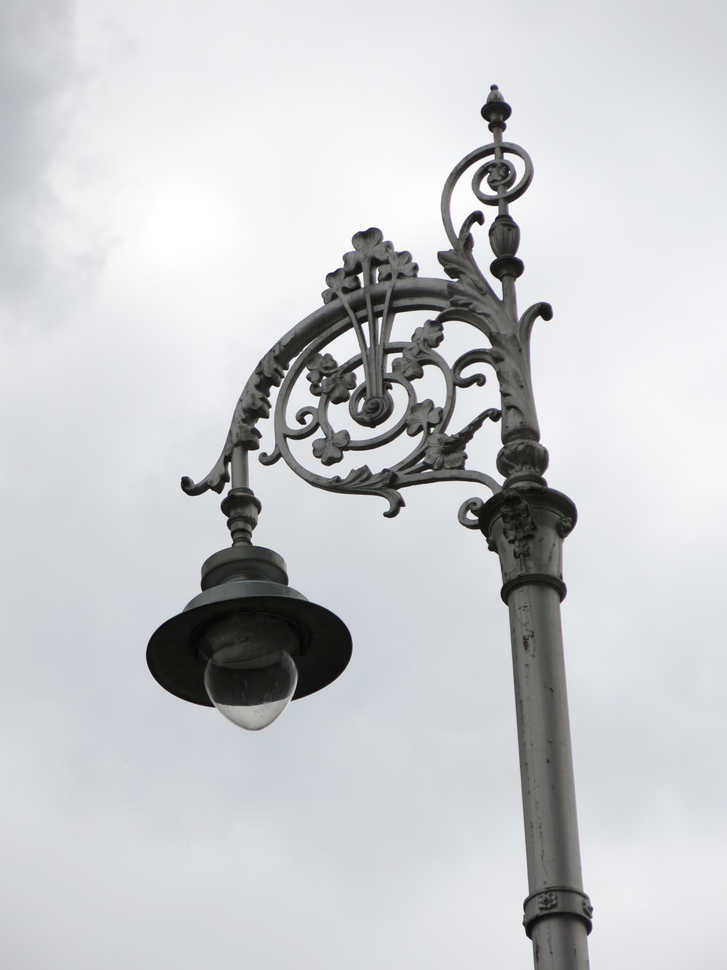
#> input picture images/lamp_dublin_1.png, 727 x 970 px, shrunk from 1200 x 1600 before the run
$ jupyter execute matrix_approximation_svd.ipynb
#> lines starting #> are read from the running program, lines starting #| are printed output that depends on the picture
# Matrix Approximation using the SVD

Source:

`Matrix Methods for Computational Modeling and Data Analytics` author: Mark Embree, Virginia Tech

Most of what is in this notebook is taken directly or adapted from chapter 6 `Matrix Approximation via the SVD` (see source above).

---

[cell 1]
# imports for numerical examples

import numpy as np
import cv2
import math
import matplotlib.pyplot as plt

---

## Introduction to matrix norms

**definition**

The norm a matrix $\mathbf{A}$ is the  maximum norm of the matrix / vector product $||\mathbf{A} \cdot \mathbf{x}|| \ : \ ||\mathbf{x}|| = 1$. The constraint $||\mathbf{x}|| = 1$ is necessary. Otherwise the matrix norm could grow arbitrary large just be scaling vector $\mathbf{x}$.

Before going further into the computation of the matrix norm the topic of the matrix norm of orthogonal matrices is addressed:

Let $\mathbf{Q}$ be a orthogonal matrix with orthonormal column vectors. The quadratic norm $||\mathbf{Q} \cdot \mathbf{x}||$ is computed:

$$\begin{gather}
||\mathbf{Q} \cdot \mathbf{x}||^2 = \mathbf{x}^T \cdot \mathbf{Q}^T \mathbf{Q} \cdot \mathbf{x} = \mathbf{x}^T \cdot \mathbf{x} =  ||\mathbf{x}||^2 \\
\to \\
||\mathbf{Q} \cdot \mathbf{x}|| = ||\mathbf{x}||
\end{gather}
$$

Thus premultiplication by an orthogonal matrix by some vector preserves the norm of the vector.

Now we revisit the matrix norm $||\mathbf{A} \cdot \mathbf{x}||$ by expressing $\mathbf{A}$ by its `SVD`.

$$\begin{gather}
||\mathbf{A} \cdot \mathbf{x}||^2 = \mathbf{x}^T \cdot \mathbf{A}^T \mathbf{A} \cdot \mathbf{x} =
\ = \mathbf{x}^T \cdot \left(\mathbf{U} \mathbf{\Sigma} \mathbf{V}^T \right) \cdot \mathbf{U} \mathbf{\Sigma} \mathbf{V}^T \cdot \mathbf{x}\\
\ = \mathbf{x}^T \cdot \mathbf{V} \mathbf{\Sigma} \mathbf{U}^T \mathbf{U} \mathbf{\Sigma} \mathbf{V}^T = \mathbf{x}^T \cdot \mathbf{V} \mathbf{\Sigma} \mathbf{\Sigma} \mathbf{V}^T \cdot \mathbf{x} = ||\mathbf{\Sigma} \mathbf{V}^T \cdot \mathbf{x} ||^2
\end{gather}
$$

Defining a new vector $\mathbf{y}$ by  $\mathbf{y} = \mathbf{V}^T \cdot \mathbf{x}$ it is shown that $||\mathbf{y}|| = ||\mathbf{x}||$.

$$\begin{gather}
||\mathbf{y}||^2 = \mathbf{y}^T \mathbf{y} = \mathbf{x}^T \cdot \mathbf{V} \mathbf{V}^T \cdot \mathbf{x} = \mathbf{x}^T \cdot \mathbf{x} = ||\mathbf{x}||^2 \\
\to \\
||\mathbf{y}|| = ||\mathbf{x}||
\end{gather}
$$

$$\begin{gather}
||\mathbf{A} \cdot \mathbf{x}||^2 = ||\mathbf{\Sigma} \cdot \mathbf{y} ||^2
\end{gather}
$$

$$\begin{gather}
||\mathbf{\Sigma} \cdot \mathbf{y} ||^2 = \sigma_1^2 \cdot |\mathbf{y}_1|^2 + \cdots + \sigma_r^2 \cdot |\mathbf{y}_r|^2
\ \le \sigma_1^2 \cdot \sum_{j=1}^r |\mathbf{y}_j|^2 = \sigma_1^2 \cdot ||\mathbf{y}||^2 = \sigma_1^2
\end{gather}
$$

Thus the matrix norm is the largest singular value:

$$
max \ ||\mathbf{A} \cdot \mathbf{x}|| = \sigma_1
$$

---

## Low rank approximations

The dyadic form of the `SVD`

$$
\mathbf{A} = \sum_{j=1}^r \sigma_j \cdot \mathbf{u}_j \cdot \mathbf{v}_j^T
$$

provides the idea of approximating a matrix. The `k` the approximation is defined as:

$$
\mathbf{A}_k = \sum_{j=1}^{k \ : k \le r} \sigma_j \cdot \mathbf{u}_j \cdot \mathbf{v}_j^T
$$

Accordingly the approximation error is defined as the difference

$$
\mathbf{A} - \mathbf{A}_k = \sum_{j=1}^r \sigma_j \cdot \mathbf{u}_j \cdot \mathbf{v}_j^T - \sum_{j=1}^k \sigma_j \cdot \mathbf{u}_j \cdot \mathbf{v}_j^T = \sum_{j=r+1}^r \sigma_j \cdot \mathbf{u}_j \cdot \mathbf{v}_j^T
$$

The import fact about approximate matrix $\mathbf{A}_k $ is that it is also the best possible rank `k` approximation. (no proof provided here).

Below is an example solved with `Numpy`. The matrix is chosen such as its `k=1` approximation is an excellent match for the original matrix.

---

[cell 2]
Amat = np.array([[2, 100], [0, 1]])
Umat, S, Vtmat = np.linalg.svd(Amat)

# and here is the approximation for k=1
Amat_k1 = Umat[:, 0:1] @ (S[0] * Vtmat[0:1, :])
Emat = Amat - Amat_k1

print(f"Amat         :\n{Amat}\n")
print(f"Umat         :\n{Umat}\n")
print(f"S            :\n{S}\n")
print(f"Vtmat        :\n{Vtmat}\n")
print(f"Amat_k1      :\n{Amat_k1}\n")
print(f"Emat (error) :\n{Emat}\n")

---

### Low rank approximation of an image

An image is loaded from a file and converted to a matrix with gray scale values.

The image is displayed.

The image is interpreted as a matrix of which the `SVD` is computed.

The singular values are displayed. It shows that of the 1200 singular values about only 100 singular values are expected to contribute to the matrix.

Several approximations to the original image are computed from a truncated `SVD`.

1) k = 4 singular values

2) k = 20 singular values

3) k = 50 singular values

4) k = 80 singular values

For k = 50 a fairly good approximation is obtained.

For k = 80 it is barely impossible to differentiate between the original image and its approximation.

---

[cell 3]
imgFile1 = "images/lamp_dublin_1.png"
img1 = cv2.imread(imgFile1, cv2.IMREAD_GRAYSCALE)
#> img1: shape (970, 727); min 4, max 255, mean 202.2

Nx1 = img1.shape[1]
#> Nx1 = 727
Ny1 = img1.shape[0]
#> Ny1 = 970
print(f"size of image: {img1.size} ; shape of image: {img1.shape}")
#| size of image: 705190 ; shape of image: (970, 727)

[cell 4]
fig1 = plt.figure(1, figsize=[6, 6])
ax_f11 = fig1.add_subplot(1, 1, 1)
# plot of image
ax_f11.imshow(img1, cmap='Greys_r' );

[cell 5]
# compute SVD

Umat_lamp, S_lamp, Vtmat_lamp = np.linalg.svd(img1)
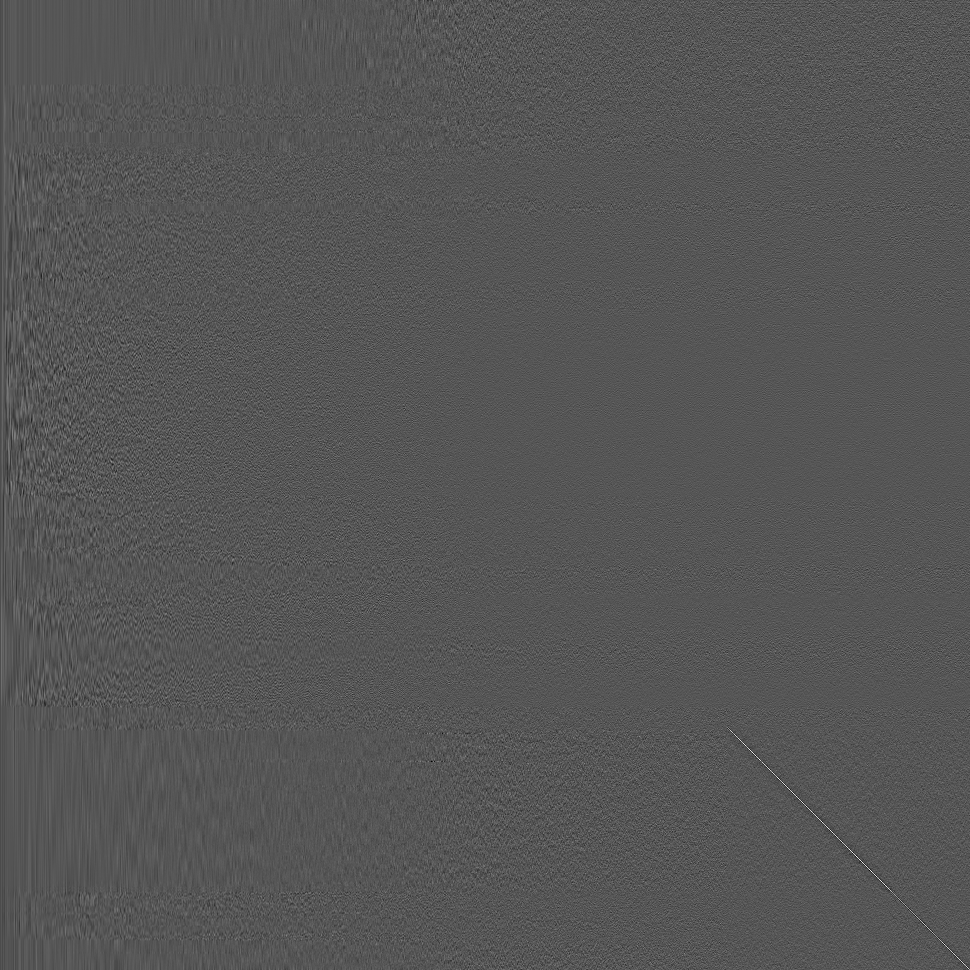
#> Umat_lamp: shape (970, 970) float64; min -0.279, max 0.545, mean -3.01e-05; drawn with min black and max white
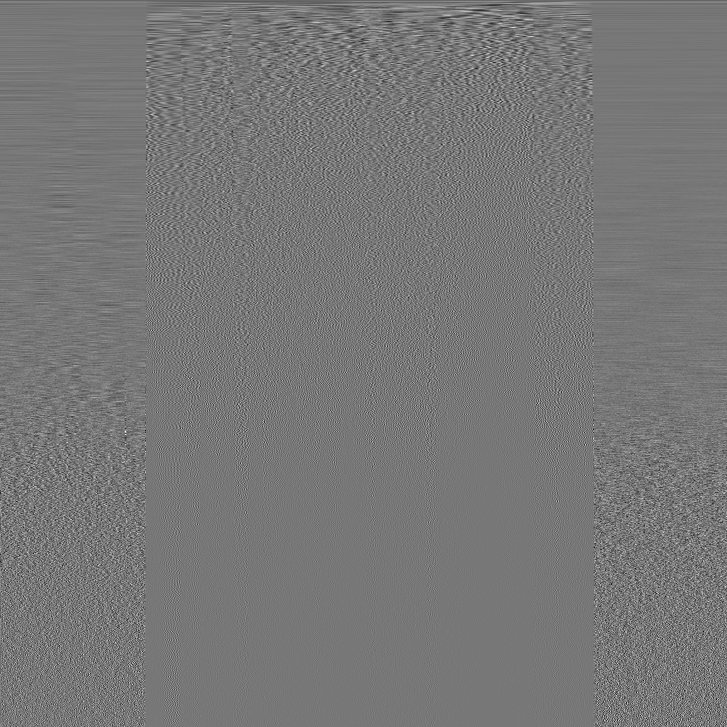
#> Vtmat_lamp: shape (727, 727) float64; min -0.281, max 0.318, mean -5.09e-05; drawn with min black and max white
#> S_lamp = 727 values, max 171736.8 at index 0, min 2.13 at index 726, mean 632.3

[cell 6]
print(f"Umat_lamp.shape   : {Umat_lamp.shape}")
#| Umat_lamp.shape   : (970, 970)
print(f"S_lamp.shape      : {S_lamp.shape}")
#| S_lamp.shape      : (727,)
print(f"Vtmat_lamp.shape  : {Vtmat_lamp.shape}")
#| Vtmat_lamp.shape  : (727, 727)

[cell 7]
# display singular values

fig2 = plt.figure(2, figsize=[9, 4])
ax_f21 = fig2.add_subplot(1, 1, 1)
ax_f21.grid(True)
# plot of image

ax_f21.semilogy(S_lamp)
ax_f21.set_xlabel('index')
ax_f21.set_title('singular values');
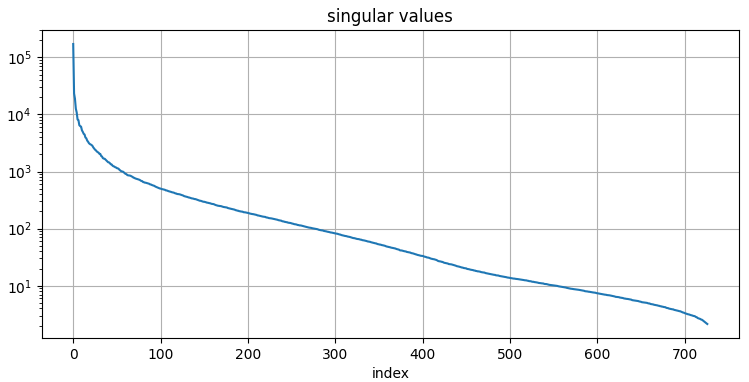
#> figure drawn by matplotlib, 1 panel; curve peaks at x = 0, y = 171736.8

[cell 8]
# compute approximations to the original image using truncated SVD

k = 4
Umat_lamp_k4 = np.zeros(img1.shape)
for m in range(k):
    Umat_lamp_k4 = Umat_lamp_k4 + S_lamp[m] * np.outer(Umat_lamp[:, m], Vtmat_lamp[m, :])
#> this loop made 4 passes
#> pass 1, `Umat_lamp_k4 = Umat_lamp_k4 + S_lamp[m] * np.outer(Umat_lamp[:, m], Vt..`:
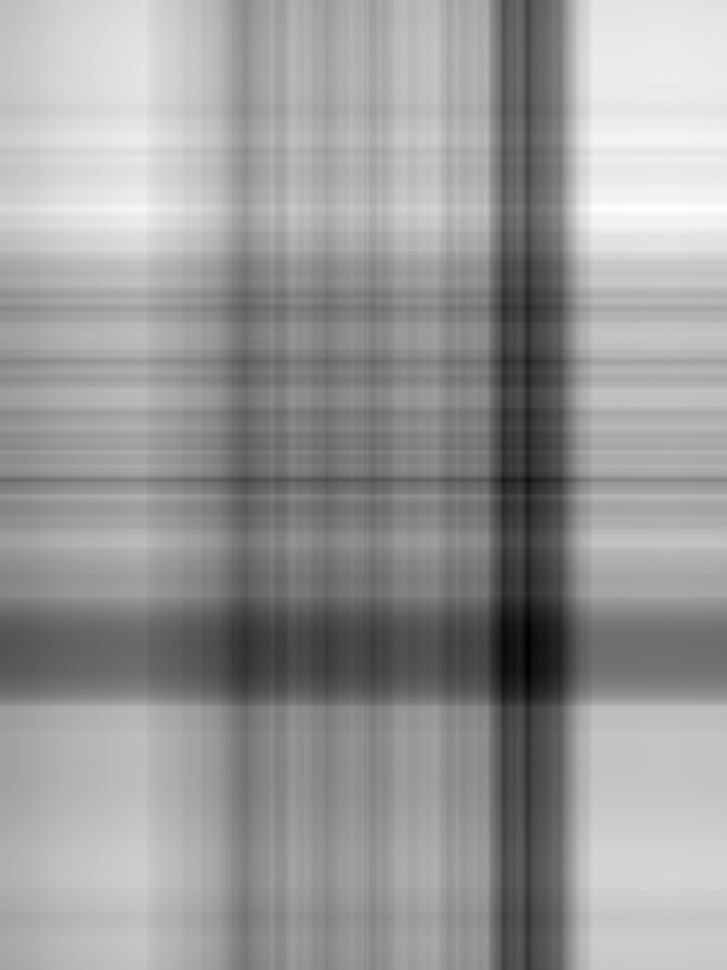
#> Umat_lamp_k4: shape (970, 727) float64; min 103.2, max 267.6, mean 202.4; drawn with min black and max white
#> after the loop:
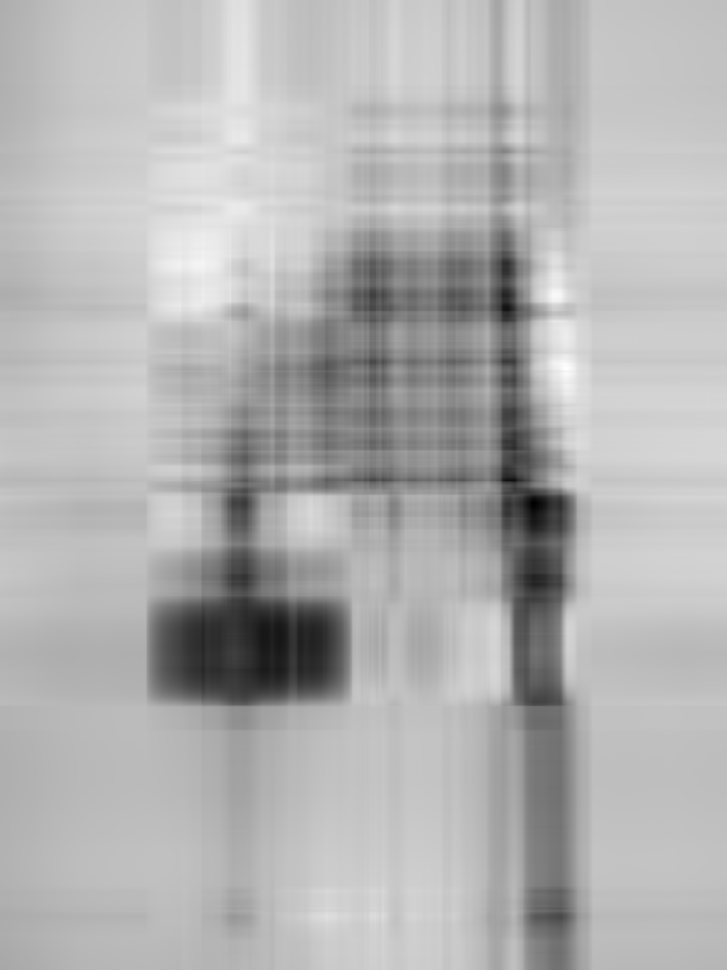
#> Umat_lamp_k4: shape (970, 727) float64; min -42.16, max 307.3, mean 202.3; drawn with min black and max white

k = 20
Umat_lamp_k20 = np.zeros(img1.shape)
for m in range(k):
    Umat_lamp_k20 = Umat_lamp_k20 + S_lamp[m] * np.outer(Umat_lamp[:, m], Vtmat_lamp[m, :])
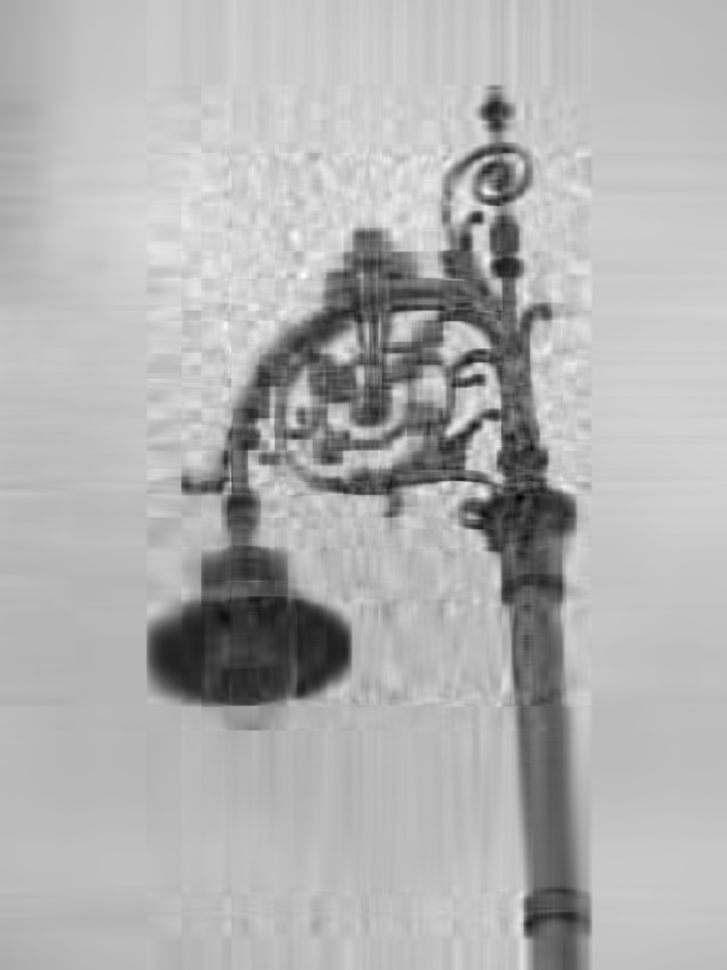
#> Umat_lamp_k20: shape (970, 727) float64; min -42.75, max 309.2, mean 202.2; drawn with min black and max white

k = 50
Umat_lamp_k50 = np.zeros(img1.shape)
for m in range(k):
    Umat_lamp_k50 = Umat_lamp_k50 + S_lamp[m] * np.outer(Umat_lamp[:, m], Vtmat_lamp[m, :])
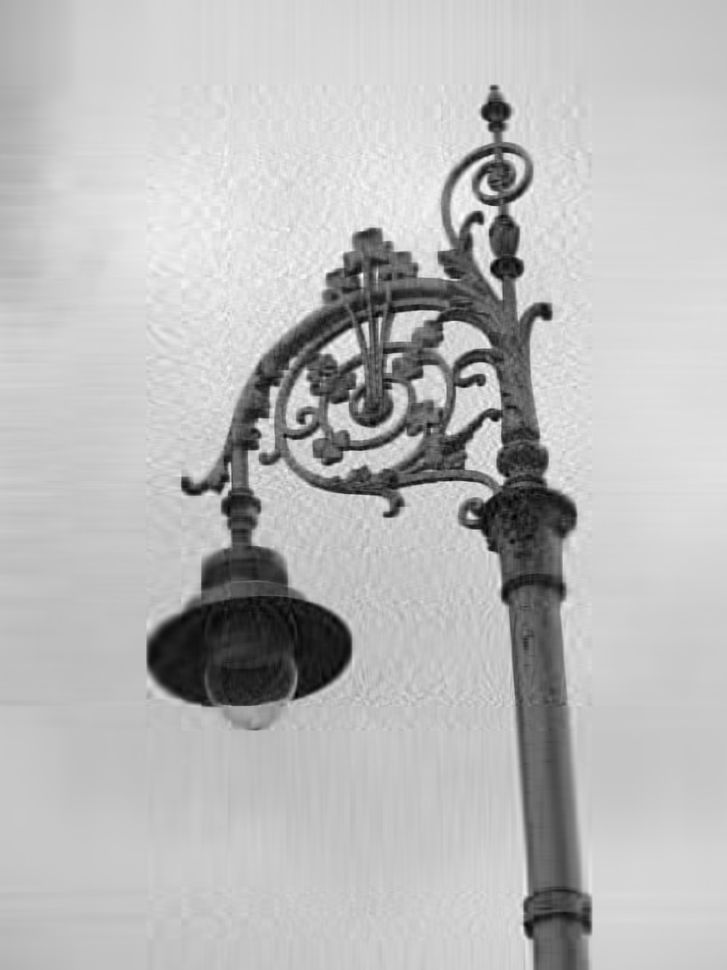
#> Umat_lamp_k50: shape (970, 727) float64; min -13.7, max 281.9, mean 202.2; drawn with min black and max white

k = 80
Umat_lamp_k80 = np.zeros(img1.shape)
for m in range(k):
    Umat_lamp_k80 = Umat_lamp_k80 + S_lamp[m] * np.outer(Umat_lamp[:, m], Vtmat_lamp[m, :])

[cell 9]
# display approximated images

fig3 = plt.figure(3, figsize=[12, 8])
ax_f31 = fig3.add_subplot(2, 2, 1)
# plot of image
ax_f31.imshow(Umat_lamp_k4, cmap='Greys_r' )
ax_f31.set_title('k = 4')

ax_f32 = fig3.add_subplot(2, 2, 2)
# plot of image
ax_f32.imshow(Umat_lamp_k20, cmap='Greys_r' )
ax_f32.set_title('k = 20')

ax_f33 = fig3.add_subplot(2, 2, 3)
# plot of image
ax_f33.imshow(Umat_lamp_k50, cmap='Greys_r' )
ax_f33.set_title('k = 50')

ax_f34 = fig3.add_subplot(2, 2, 4)
# plot of image
ax_f34.imshow(Umat_lamp_k80, cmap='Greys_r' )
ax_f34.set_title('k = 80');
